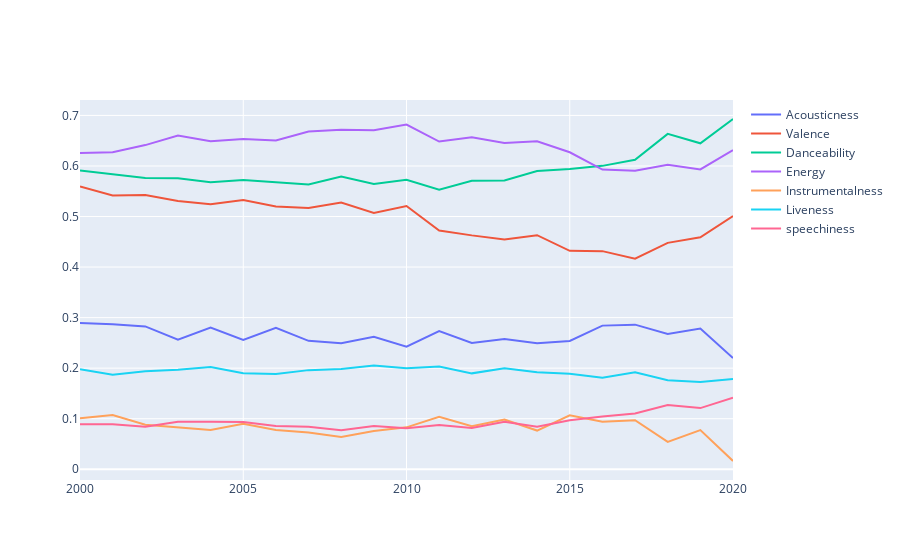

Notebook source saved alongside this figure:
### Code cell
fig = go.Figure()

fig.add_trace(go.Scatter(x=dados_anos['year'], y=dados_anos['acousticness'], name='Acousticness'))

fig.add_trace(go.Scatter(x=dados_anos['year'], y=dados_anos['valence'], name='Valence'))

fig.add_trace(go.Scatter(x=dados_anos['year'], y=dados_anos['danceability'], name='Danceability'))

fig.add_trace(go.Scatter(x=dados_anos['year'], y=dados_anos['energy'], name='Energy'))

fig.add_trace(go.Scatter(x=dados_anos['year'], y=dados_anos['instrumentalness'], name='Instrumentalness'))

fig.add_trace(go.Scatter(x=dados_anos['year'], y=dados_anos['liveness'], name='Liveness'))

fig.add_trace(go.Scatter(x=dados_anos['year'], y=dados_anos['speechiness'], name='speechiness'))


fig.show()
